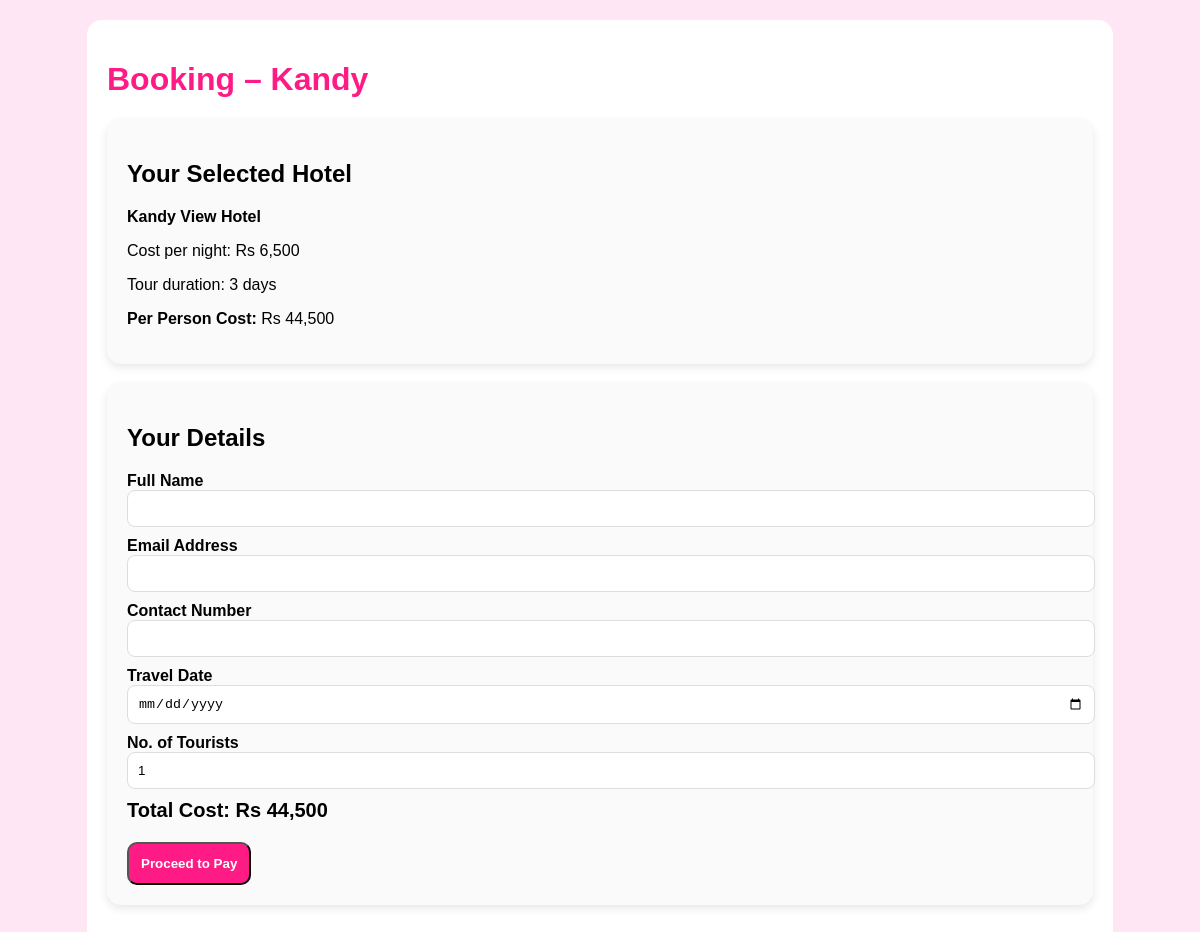
Screenshot of /bookingform.php?city_id=1&hotel_id=10 with the database file from the repository.
### tables this page shows
CREATE TABLE IF NOT EXISTS `cities` (
  `cityid` int(4) NOT NULL AUTO_INCREMENT,
  `city` varchar(255) NOT NULL,
  `region` varchar(255) NOT NULL,
  `season` varchar(255) NOT NULL,
  `days` int(2) NOT NULL,
  `cost` int(9) NOT NULL,
  PRIMARY KEY (`cityid`)
);

CREATE TABLE IF NOT EXISTS `hotels` (
  `hotelid` int(11) NOT NULL AUTO_INCREMENT,
  `hotel` varchar(255) NOT NULL,
  `cityid` int(11) DEFAULT NULL,
  `cost` decimal(10,2) DEFAULT NULL,
  `amenities` text DEFAULT NULL,
  `ratings` int(1) DEFAULT NULL,
  PRIMARY KEY (`hotelid`),
  KEY `hotels_ibfk_1` (`cityid`),
  CONSTRAINT `hotels_ibfk_1` FOREIGN KEY (`cityid`) REFERENCES `cities` (`cityid`) ON DELETE CASCADE
);

### bookingform.php (the view, shortened to what this page needs)
<?php
$servername = "localhost";
$username   = "root";
$password   = "";
$dbname     = "reliance_travels";
try {
    $conn = new mysqli($servername, $username, $password, $dbname);
    $conn->set_charset("utf8mb4");
} catch (Exception $e) {
    exit("Database connection failed.");
}
function safe_int($v) {
    return (isset($v) && ctype_digit((string)$v)) ? (int)$v : null;
}
$cityId  = safe_int($_GET['city_id'] ?? null);
$hotelId = safe_int($_GET['hotel_id'] ?? null);
$stmt = $conn->prepare("SELECT * FROM cities WHERE cityid = ?");
$stmt->bind_param("i", $cityId);
$stmt->execute();
$city = $stmt->get_result()->fetch_assoc();
$stmt = $conn->prepare("SELECT * FROM hotels WHERE hotelid = ?");
$stmt->bind_param("i", $hotelId);
$stmt->execute();
$hotel = $stmt->get_result()->fetch_assoc();
$cityCost  = (float)$city['cost'];
$hotelCost = (float)$hotel['cost'];
$days      = (int)$city['days'];
$basePerPerson = $cityCost + ($hotelCost * $days);
?>
<!DOCTYPE html>
<html>
<head>
</head>
<body>
<div class="container">
    <h1>Booking – <?php echo $city["city"]; ?></h1>
    <div class="card">
        <h2>Your Selected Hotel</h2>
        <p><strong><?php echo $hotel["hotel"]; ?></strong></p>
        <p>Cost per night: Rs <?php echo number_format($hotelCost); ?></p>
        <p>Tour duration: <?php echo $days; ?> days</p>
        <p><strong>Per Person Cost:</strong> Rs <?php echo number_format($basePerPerson); ?></strong></p>
    </div>
    <div class="card">
        <h2>Your Details</h2>
        <form method="POST">
            <label>Full Name</label>
            <input type="text" name="fullname" required>
            <label>Email Address</label>
            <input type="email" name="email" required>
            <label>Contact Number</label>
            <input type="text" name="contact" required>
            <label>Travel Date</label>
            <input type="date" name="travel_date" required>
            <label>No. of Tourists</label>
            <input type="number" id="tourists" name="tourists" min="1" value="1" required>
            <p class="price-box">Total Cost: Rs <span id="totalShow"><?php echo number_format($basePerPerson); ?></span></p>
            <button class="btn">Proceed to Pay</button>
        </form>
    </div>
</div>
</body>
</html>

### bookingform.php (style rules this page uses)
body { font-family: Arial; background:#ffe6f4; margin:0; padding:20px; }
.container { width:85%; margin:auto; padding:20px; background:#fff; border-radius:15px; }
h1 { color:#ff1b85; }
.card { padding:20px; background:#fafafa; border-radius:14px; box-shadow:0 3px 10px rgba(0,0,0,0.1); margin-bottom:20px; }
label { font-weight:bold; display:block; margin-top:10px; }
input { width:100%; padding:10px; border:1px solid #ddd; border-radius:8px; }
.btn { margin-top:15px; display:block; padding:12px; text-align:center; color:white; background:#ff1b85; border-radius:10px; text-decoration:none; font-weight:bold; }
.price-box { font-size:20px; font-weight:bold; margin-top:10px; }

### rows the page displays
cities: city "Kandy", days "3", basePerPerson "44,500"
hotels: hotel "Kandy View Hotel", cost "6,500"
